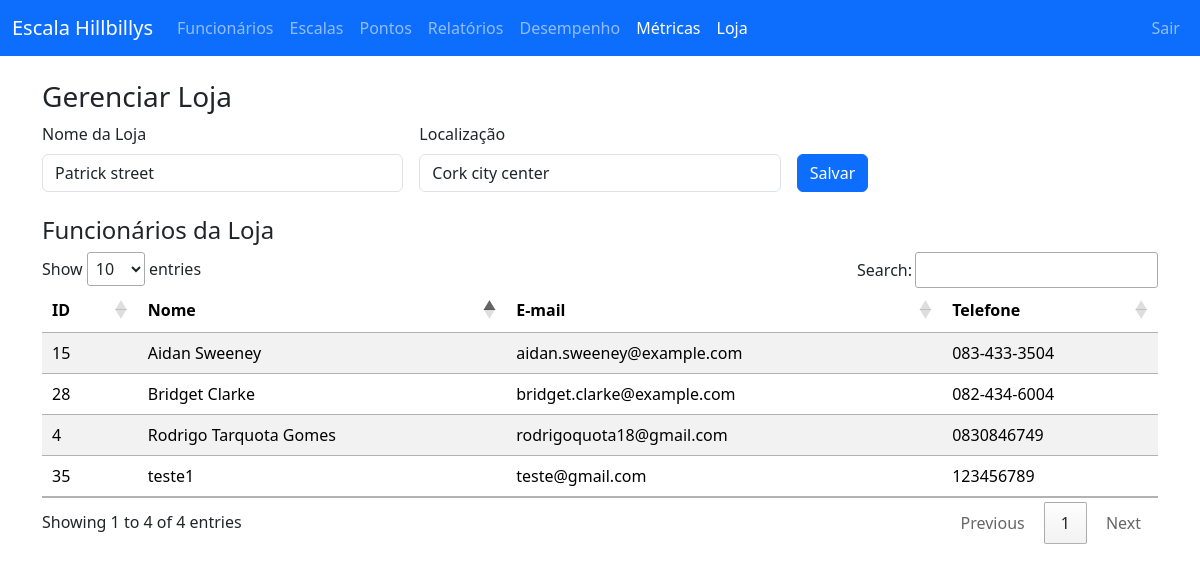
The app's page /loja_gerenciar.php?store_id=2 (signed in) with its own data.
### tables this page shows
CREATE TABLE stores (
        id INTEGER PRIMARY KEY AUTOINCREMENT,
        name TEXT NOT NULL UNIQUE,
        location TEXT,
        created_at DATETIME DEFAULT CURRENT_TIMESTAMP
    );

CREATE TABLE employees (
        id INTEGER PRIMARY KEY AUTOINCREMENT,
        name TEXT NOT NULL,
        email TEXT,
        phone TEXT,
        store_id INTEGER,
        created_at DATETIME DEFAULT CURRENT_TIMESTAMP, ppsn TEXT, irp TEXT, hourly_rate REAL, max_weekly_hours REAL DEFAULT 40.0,
        FOREIGN KEY (store_id) REFERENCES stores(id)
    );

### loja_gerenciar.php (the view, shortened to what this page needs)
<?php
require_once 'config.php';
$role = $_SESSION['user_role'];
$currentUser = currentUser();
if ($role === 'manager') {
    $storeId = $currentUser['store_id'] ?? null;
} else {
    $storeId = isset($_GET['store_id']) ? (int)$_GET['store_id'] : null;
}
$stmtStore = $pdo->prepare('SELECT * FROM stores WHERE id = ?');
$stmtStore->execute([$storeId]);
$store = $stmtStore->fetch(PDO::FETCH_ASSOC);
$stmtEmp = $pdo->prepare('SELECT id, name, email, phone FROM employees WHERE store_id = ? ORDER BY name');
$stmtEmp->execute([$storeId]);
$employees = $stmtEmp->fetchAll(PDO::FETCH_ASSOC);
?>
<!DOCTYPE html>
<html lang="pt-BR">
<head>
    <link rel="stylesheet" href="https://cdn.jsdelivr.net/npm/bootstrap@5.3.2/dist/css/bootstrap.min.css">
    <link rel="stylesheet" href="https://cdn.datatables.net/1.13.6/css/jquery.dataTables.min.css" />
</head>
<body>
    <nav class="navbar navbar-expand-lg navbar-dark bg-primary">
        <div class="container-fluid">
            <a class="navbar-brand" href="<?php echo ($role === 'manager') ? 'manager_dashboard.php' : 'dashboard.php'; ?>">Escala Hillbillys</a>
            <div class="collapse navbar-collapse" id="navbarNav">
                <ul class="navbar-nav me-auto mb-2 mb-lg-0">
                    <li class="nav-item"><a class="nav-link" href="usuarios_listar.php">Funcionários</a></li>
                    <li class="nav-item"><a class="nav-link" href="escala_listar.php">Escalas</a></li>
                    <li class="nav-item"><a class="nav-link" href="ponto_listar.php">Pontos</a></li>
                    <li class="nav-item"><a class="nav-link" href="relatorios.php">Relatórios</a></li>
                    <li class="nav-item"><a class="nav-link" href="desempenho.php">Desempenho</a></li>
                    <li class="nav-item"><a class="nav-link active" href="analytics.php">Métricas</a>
                    <li class="nav-item"><a class="nav-link active" aria-current="page" href="loja_gerenciar.php">Loja</a></li>
                </ul>
                <ul class="navbar-nav ms-auto">
                    <li class="nav-item"><a class="nav-link" href="logout.php">Sair</a></li>
                </ul>
            </div>
        </div>
    </nav>
    <div class="container mt-4">
        <h3>Gerenciar Loja</h3>
        <form method="post" class="mb-4">
            <div class="row g-3">
                <div class="col-md-4">
                    <label class="form-label">Nome da Loja</label>
                    <input type="text" class="form-control" name="name" value="<?php echo htmlspecialchars($store['name']); ?>" required>
                </div>
                <div class="col-md-4">
                    <label class="form-label">Localização</label>
                    <input type="text" class="form-control" name="location" value="<?php echo htmlspecialchars($store['location']); ?>">
                </div>
                <div class="col-md-4 d-flex align-items-end">
                    <button type="submit" class="btn btn-primary">Salvar</button>
                </div>
            </div>
        </form>
        <h4>Funcionários da Loja</h4>
        <div class="table-responsive">
            <table id="employeesTable" class="table table-striped">
                <thead>
                    <tr>
                        <th>ID</th>
                        <th>Nome</th>
                        <th>E-mail</th>
                        <th>Telefone</th>
                    </tr>
                </thead>
                <tbody>
                    <?php foreach ($employees as $emp): ?>
                        <tr>
                            <td><?php echo htmlspecialchars($emp['id']); ?></td>
                            <td><?php echo htmlspecialchars($emp['name']); ?></td>
                            <td><?php echo htmlspecialchars($emp['email']); ?></td>
                            <td><?php echo htmlspecialchars($emp['phone']); ?></td>
                        </tr>
                    <?php endforeach; ?>
                </tbody>
            </table>
        </div>
    </div>
</body>
</html>

### records on screen
stores: name "Patrick street", location "Cork city center"
employees: id "15", name "Aidan Sweeney", email "aidan.sweeney@example.com", phone "083-433-3504"
employees: id "28", name "Bridget Clarke", email "bridget.clarke@example.com", phone "082-434-6004"
employees: id "4", name "Rodrigo Tarquota Gomes", email "rodrigoquota18@gmail.com", phone "0830846749"
employees: id "35", name "teste1", email "teste@gmail.com", phone "123456789"
